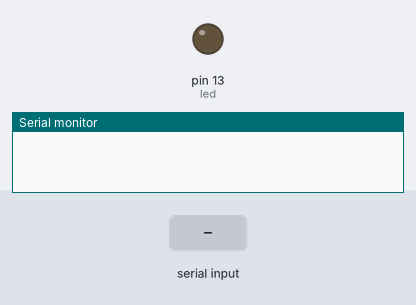
Recording of a sketch running on a simulated Arduino Uno, built with avr-gcc and run on an emulated ATmega328P. Parts: output pins drawn as LEDs (lit = HIGH), the last lines printed to the serial monitor. The inputs (shaded band) are chosen by the test bench.

Above: at 1.2 s.
1.3 s: "Encender\n" received over Serial
At 2.9 s:
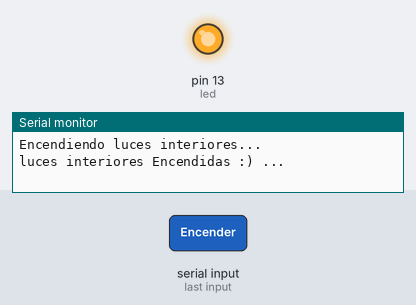
3.3 s: "Apagar\n" received over Serial
At 4.3 s:
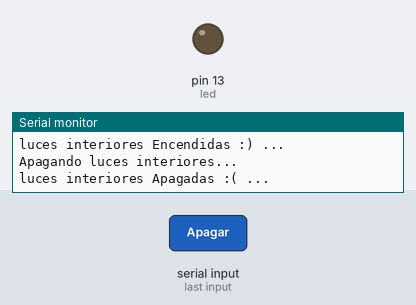
Timing chart, 0 to 6.3 s (numbered marks = the images above; inputs shaded):
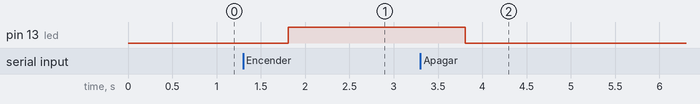

Measured:
- after the input at 1.3 s, pin 13 (led): LOW → HIGH after 0.51 s
- after the input at 3.3 s, pin 13 (led): HIGH → LOW after 0.51 s

The sketch:

cadena_de_caracteres.ino
```cpp
//PROGRAMA QUE LEE UNA CADENA DE CARACTERES POR COMUNICACION SERIAL
//Y PRENDE O APAGA EL LED DEL PIN 13

//SE CREA DOS CONSTANTES  EJ. ENCENDER=1
#define ENCENDER 1
#define APAGAR 0

char caracter;
byte i=0;
char cadena[100];   //LONGITUD MAXIMA DE LA CADENA DE CARACTERES ES 100
int led=13;

void setup()
{
  Serial.begin(9600);
  pinMode(led,OUTPUT);
  digitalWrite(led,LOW);
}

void loop()
{
  if(Serial.available())   //SI LLEGA ALGUN DATO
  {
    caracter=Serial.read();  //SE GUARDA EL DATO EN UNA VARIABLE

    if (caracter==10)   //SI EL DATO DE ENTRADA ES ENTER
    {
      cadena[i++]='\0';  //indica fin de cadena
      i=0;                 //se resetea el contador

      if(strcmp(cadena, "Encender")==0)  //strcmp ES UNA FUNCION DEL LENGUAJE C
        {                                //QUE COMPARA DOS STRING O CADENAS DE CARACTERES
         AC_Action(ENCENDER);            //SI SON IGUALES EL VALOR OBTENIDO ES 0
        }

      if(strcmp(cadena, "Apagar")==0)
        {
        AC_Action(APAGAR);
        }
    }
    else
    {
      cadena[i++]=caracter;   //SE GUARDA EL DATO EN UNA POSICION DEL VECTOR
    }
  }
}

void AC_Action(int accion)  //FUNCION QUE PRENDE O APAGA EL LED
{
  if(accion==ENCENDER)
  {

    Serial.println("Encendiendo luces interiores...");
    delay(500);
    digitalWrite(led,HIGH);
    Serial.println("luces interiores Encendidas :) ...");
  }

    if(accion==APAGAR)
  {

    Serial.println("Apagando luces interiores...");
    delay(500);
    digitalWrite(led,LOW);
    Serial.println("luces interiores Apagadas :( ...");
  }
}
```
